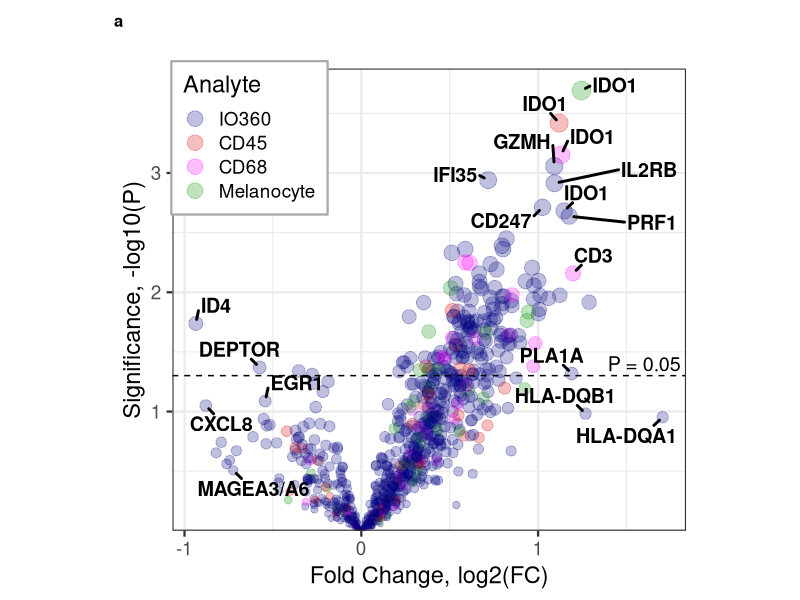

Write the R code that produced this figure. (Note: this script raises an error after producing the figure.)
##########################################
# Collaboration: TSCOL_0137
#   Senior PI: David Rimm
#   Lead Investigator: Ioannis Vathiotis
# Jason Reeves

# Copyright (C) 2020, NanoString Technologies, Inc.
#
# This program is free software: you can redistribute it and/or modify it under
# the terms of the GNU General Public License as published by the Free Software
# Foundation, either version 3 of the License, or (at your option) any later
# version.
#
# This program is distributed in the hope that it will be useful, but WITHOUT
# ANY WARRANTY; without even the implied warranty of MERCHANTABILITY or FITNESS
# FOR A PARTICULAR PURPOSE.  See the GNU General Public License for more
# details.
#
# You should have received a copy of the GNU General Public License along with
# this program.  If not, see https://www.gnu.org/licenses/.

# Inputs needed: graphing_adjusted_log2_expression_data_WITH DSP.xlsx
##########################################

##########################################
# Libraries
##########################################
library(readxl)
library(ggplot2)
library(ggrepel)
library(pheatmap)

##########################
#### Custom Functions ####

# mean_geo: compute the geometric mean of linear count data
mean_geo <- function(x,
                     na.rm=TRUE) {
  exp(sum(log(x[x > 0]), na.rm=na.rm) / length(x))
}

######################
#### Data Loading ####

#### 0.1: Load data ####
annot <- as.data.frame(read_xlsx(path = 'data/graphing_adjusted_log2_expression_data_WITH DSP.xlsx',
                                 sheet = 5))
targetannot <- as.data.frame(read_xlsx(path = 'data/graphing_adjusted_log2_expression_data_WITH DSP.xlsx',
                                       sheet = 6))
targetannot <- targetannot[,1:7]
data <- as.data.frame(read_xlsx(path = 'data/graphing_adjusted_log2_expression_data_WITH DSP.xlsx',
                                sheet = 2))
rownames(data) <- data$Target
data <- data[,-1]

#### 0.2: transform DSP data & update annotations ####
data[targetannot$Overall == 'DSP',] <- log2(data[targetannot$Overall == 'DSP',])
annot$Response.NS <- factor(annot$Response.NS, levels = c('NR','R'))
targetannot$run <- ifelse(grepl('2nd_run_', rownames(data)),'Run 2',
                          ifelse(targetannot$Overall == 'IO360',
                                 'Bulk','Run 1'))

#### 0.3: mean center expression from DSP runs ####
data_orig <- data
targetannot_orig <- targetannot
dsp_genes <- sort(targetannot$Gene[targetannot$run == 'Run 1' & targetannot$Source == 'CD45'])
for(comp in c('CD45','CD68','Melanocyte')) {
  mean_df <- matrix(data = NA, nrow = length(dsp_genes), ncol = ncol(data),
                    dimnames = list(row = dsp_genes, col = colnames(data)))
  for(g in dsp_genes) {
    r1 <- data[targetannot$Gene == g & targetannot$run == 'Run 1' & targetannot$Source == comp, ]
    r2 <- data[targetannot$Gene == g & targetannot$run == 'Run 2' & targetannot$Source == comp, ]
    rep_mean <- colMeans(rbind(r1, r2), na.rm = T)
    mean_df[g, ] <- rep_mean
  }
  rownames(mean_df) <- paste0('Mean_',dsp_genes,'_',comp)
  mean_ann <- targetannot[targetannot$Source == comp & targetannot$run == 'Run 1', ]
  mean_ann$run <- 'Mean DSP'
  mean_ann$Gene <- dsp_genes
  mean_ann$Target <- paste0('Mean_',dsp_genes,'_',comp)
  targetannot <- rbind(targetannot, mean_ann)
  data <- rbind(data, mean_df)
}

rm(list = c('mean_df','mean_ann','r1','r2','rep_mean'))

##############################################
#### Section 1: DE of IO 360 and DSP data ####

#### 1.1 Response Analysis (Univariate) ####
# build data tables and run univariate analysis
out_R <- data.frame(target = targetannot$Target)
out_R$pval <- unlist(apply(data, 1, function(x) {
  mod <- lm(formula = unlist(x) ~ annot$Response.NS)
  coef(summary(mod))[2,4]
}))
out_R$FC <- unlist(apply(data, 1, function(x) {
  mod <- lm(formula = unlist(x) ~ annot$Response.NS)
  coef(summary(mod))[2,1]
}))

# merge with annotations
out_R <- merge(out_R, targetannot, by.x = 1, by.y = 1)
out_R$Source <- factor(out_R$Source, levels = c('IO360','CD45','CD68','Melanocyte'))
# remove technical controls
out_R <- subset(out_R, !grepl('IgG', Gene))

#### 1.2 Graph Objective Response DE Results ####
OR_VP <- ggplot(subset(out_R, run %in% c('Bulk','Mean DSP')),
                aes(x = FC, y = -log10(pval),
                    color = Source, size = -log10(pval),
                    label = Gene)) +
  geom_point(alpha = 0.25) +
  theme_bw(base_size = 17) +
  labs(title = '', y = 'Significance, -log10(P)', x = 'Fold Change, log2(FC)') +
  scale_y_continuous(expand = expansion(mult = c(0, 0.05))) +
  geom_text_repel(data = subset(out_R, run %in% c('Bulk','Mean DSP') &
                                  (FC < -0.5 | FC > 1 | pval < 0.01)),
                  color = 'black', size = 5, fontface = 'bold',
                  segment.size = 1, box.padding = .45, min.segment.length = .1,
                  point.padding = .3) +
  scale_color_manual(values = c(CD45 = '#DD0000',
                                CD68 = '#FF00FF',
                                Melanocyte = '#009000',
                                IO360 = '#000080')) +
  guides(color = guide_legend(title = 'Analyte', override.aes = list(size = 5)), size = FALSE) +
  geom_hline(yintercept = -log10(0.05), lty = 'dashed', color = 'black') +
  annotate(geom = 'text', x = 1.6, y = 1.4, label = 'P = 0.05', size = 5) +
  labs(tag = "a") +
  theme(legend.position = c(0.15,0.85), aspect.ratio = 0.9,
        legend.background = element_rect(color = 'darkgray', fill = 'white'), 
        plot.tag = element_text(size = 12, face = "bold")) 

write.csv(out_R[which(out_R$FC<=0), ], file = 'output/negative_predictors.csv', row.names = FALSE)

#### 1.3 Save DE Results ####
dir.create("figs/")
dir.create("figs/tiff")
dir.create("figs/svg")
dir.create("figs/jpg")
dir.create("figs/eps")

ggsave(OR_VP, filename = 'figs/tiff/Figure2a.tiff', width = 8, height = 8, dpi = 300)
ggsave(OR_VP, filename = 'figs/svg/Figure2a.svg', width = 8, height = 8, dpi = 300)
ggsave(OR_VP, filename = 'figs/jpg/Figure2a.jpg', width = 8, height = 8, dpi = 300)
ggsave(OR_VP, filename = 'figs/eps/Figure2a.eps', width = 8, height = 8, dpi = 300)

#############################
#### 2.0 Correlation Map ####

#### 2.1: correlation heatmap of genes * genes ####
gene_cor <- cor(t(data[targetannot$run %in% c('Bulk','Mean DSP'), ]), method = 'spearman', use = 'complete')
gene_ann <- data.frame(Source = as.character(targetannot$Source)[targetannot$run %in% c('Bulk','Mean DSP')],
                       D = as.character(targetannot$run)[targetannot$run %in% c('Bulk','Mean DSP')])
gene_ann$Data <- ifelse(gene_ann$D == 'Bulk', 'Bulk RNA', 'GeoMx DSP')
rownames(gene_ann) <- rownames(gene_cor)
cor_heat <- pheatmap(gene_cor,
         annotation_col = gene_ann[,c('Data','Source')],
         show_rownames = F, show_colnames = F,
         clustering_method = 'average',
         annotation_colors = list(Data = c(`Bulk RNA` = '#000080',`GeoMx DSP` = '#F5C242'),
                                  Source = c(CD45 = '#DD0000', CD68 = '#FF00FF',
                                             IO360 = '#000080', Melanocyte = '#009000')))

#### 2.2: Save Files ####
tiff(filename = 'figs/tiff/Figure1a.tiff', width = 8, height = 6, units = 'in', res = 300)
grid::grid.newpage()
grid::grid.draw(cor_heat$gtable)
grid::grid.text(expression(bold("a")), x = 0.01, y = 0.99)
dev.off()

jpeg(filename = 'figs/jpg/Figure1a.jpg', width = 8, height = 6, units = 'in', res = 300)
grid::grid.newpage()
grid::grid.draw(cor_heat$gtable)
grid::grid.text(expression(bold("a")), x = 0.01, y = 0.99)
dev.off()

svg(filename = 'figs/svg/Figure1a.svg', width = 8, height = 6)
grid::grid.newpage()
grid::grid.draw(cor_heat$gtable)
grid::grid.text(expression(bold("a")), x = 0.01, y = 0.99)
dev.off()

setEPS()
postscript('figs/eps/Figure1a.eps', width = 8, height = 6)
grid::grid.newpage()
grid::grid.draw(cor_heat$gtable)
grid::grid.text(expression(bold("a")), x = 0.01, y = 0.99)
dev.off()

########################################
#### 3: Save Workspace Environments ####

out_Surv <- out_R
rm(list = c('comp','cor_heat','dsp_genes','g','gene_ann','gene_cor','mean_geo',
            'OR_VP','out_R','data_orig','targetannot_orig'))
save.image(file = 'data/TSCOL_0137_Initialized.Rdata')
